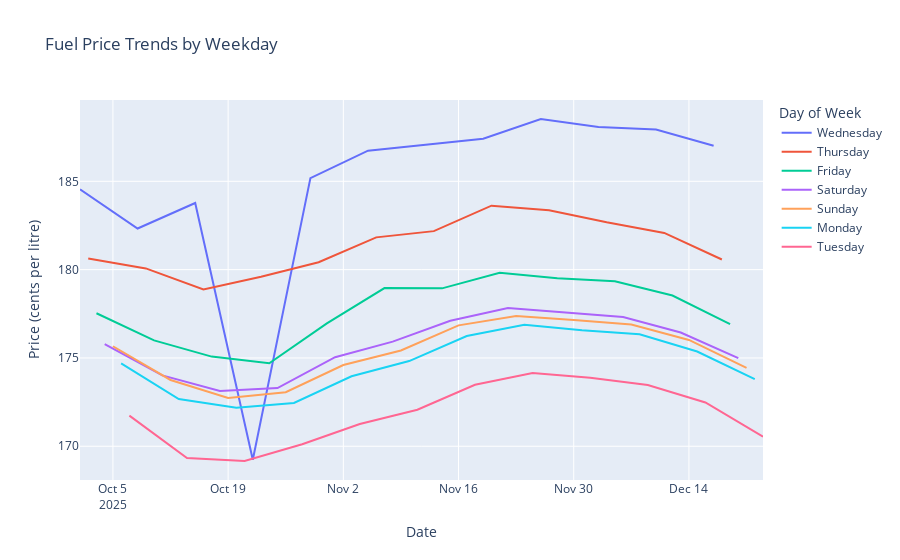

Source (notebook cell):
### Code cell
fig = px.line(
    daily_avg,
    x="publish_date",
    y="price",
    color="weekday",
    title="Fuel Price Trends by Weekday",
    labels={
        "price": "Price (cents per litre)",
        "publish_date": "Date",
        "weekday": "Day of Week"
    }
)
fig.show()

### Figure 1 — Plotly figure (JSON) as saved in the notebook; plotly's stock layout.template omitted (floating-point values rounded to 4 significant figures)
{"data": [{"hovertemplate": "Day of Week=Wednesday<br>Date=%{x}<br>Price (cents per litre)=%{y}<extra></extra>", "legendgroup": "Wednesday", "line": {"color": "#636efa", "dash": "solid"}, "marker": {"symbol": "circle"}, "mode": "lines", "name": "Wednesday", "orientation": "v", "showlegend": true, "type": "scatter", "x": ["2025-10-01", "2025-10-08", "2025-10-15", "2025-10-22", "2025-10-29", "2025-11-05", "2025-11-12", "2025-11-19", "2025-11-26", "2025-12-03", "2025-12-10", "2025-12-17"], "xaxis": "x", "y": [184.5, 182.3, 183.8, 169.2, 185.2, 186.7, 187.1, 187.4, 188.5, 188.1, 187.9, 187.0], "yaxis": "y"}, {"hovertemplate": "Day of Week=Thursday<br>Date=%{x}<br>Price (cents per litre)=%{y}<extra></extra>", "legendgroup": "Thursday", "line": {"color": "#EF553B", "dash": "solid"}, "marker": {"symbol": "circle"}, "mode": "lines", "name": "Thursday", "orientation": "v", "showlegend": true, "type": "scatter", "x": ["2025-10-02", "2025-10-09", "2025-10-16", "2025-10-23", "2025-10-30", "2025-11-06", "2025-11-13", "2025-11-20", "2025-11-27", "2025-12-04", "2025-12-11", "2025-12-18"], "xaxis": "x", "y": [180.6, 180.1, 178.9, 179.6, 180.4, 181.8, 182.2, 183.6, 183.4, 182.7, 182.1, 180.6], "yaxis": "y"}, {"hovertemplate": "Day of Week=Friday<br>Date=%{x}<br>Price (cents per litre)=%{y}<extra></extra>", "legendgroup": "Friday", "line": {"color": "#00cc96", "dash": "solid"}, "marker": {"symbol": "circle"}, "mode": "lines", "name": "Friday", "orientation": "v", "showlegend": true, "type": "scatter", "x": ["2025-10-03", "2025-10-10", "2025-10-17", "2025-10-24", "2025-10-31", "2025-11-07", "2025-11-14", "2025-11-21", "2025-11-28", "2025-12-05", "2025-12-12", "2025-12-19"], "xaxis": "x", "y": [177.5, 176.0, 175.1, 174.7, 177.0, 179.0, 178.9, 179.8, 179.5, 179.3, 178.5, 176.9], "yaxis": "y"}, {"hovertemplate": "Day of Week=Saturday<br>Date=%{x}<br>Price (cents per litre)=%{y}<extra></extra>", "legendgroup": "Saturday", "line": {"color": "#ab63fa", "dash": "solid"}, "marker": {"symbol": "circle"}, "mode": "lines", "name": "Saturday", "orientation": "v", "showlegend": true, "type": "scatter", "x": ["2025-10-04", "2025-10-11", "2025-10-18", "2025-10-25", "2025-11-01", "2025-11-08", "2025-11-15", "2025-11-22", "2025-11-29", "2025-12-06", "2025-12-13", "2025-12-20"], "xaxis": "x", "y": [175.8, 174.0, 173.1, 173.3, 175.0, 175.9, 177.1, 177.8, 177.6, 177.3, 176.4, 175.0], "yaxis": "y"}, {"hovertemplate": "Day of Week=Sunday<br>Date=%{x}<br>Price (cents per litre)=%{y}<extra></extra>", "legendgroup": "Sunday", "line": {"color": "#FFA15A", "dash": "solid"}, "marker": {"symbol": "circle"}, "mode": "lines", "name": "Sunday", "orientation": "v", "showlegend": true, "type": "scatter", "x": ["2025-10-05", "2025-10-12", "2025-10-19", "2025-10-26", "2025-11-02", "2025-11-09", "2025-11-16", "2025-11-23", "2025-11-30", "2025-12-07", "2025-12-14", "2025-12-21"], "xaxis": "x", "y": [175.7, 173.8, 172.7, 173.1, 174.6, 175.4, 176.8, 177.4, 177.1, 176.9, 176.0, 174.4], "yaxis": "y"}, {"hovertemplate": "Day of Week=Monday<br>Date=%{x}<br>Price (cents per litre)=%{y}<extra></extra>", "legendgroup": "Monday", "line": {"color": "#19d3f3", "dash": "solid"}, "marker": {"symbol": "circle"}, "mode": "lines", "name": "Monday", "orientation": "v", "showlegend": true, "type": "scatter", "x": ["2025-10-06", "2025-10-13", "2025-10-20", "2025-10-27", "2025-11-03", "2025-11-10", "2025-11-17", "2025-11-24", "2025-12-01", "2025-12-08", "2025-12-15", "2025-12-22"], "xaxis": "x", "y": [174.7, 172.7, 172.2, 172.4, 174.0, 174.8, 176.2, 176.9, 176.6, 176.3, 175.4, 173.8], "yaxis": "y"}, {"hovertemplate": "Day of Week=Tuesday<br>Date=%{x}<br>Price (cents per litre)=%{y}<extra></extra>", "legendgroup": "Tuesday", "line": {"color": "#FF6692", "dash": "solid"}, "marker": {"symbol": "circle"}, "mode": "lines", "name": "Tuesday", "orientation": "v", "showlegend": true, "type": "scatter", "x": ["2025-10-07", "2025-10-14", "2025-10-21", "2025-10-28", "2025-11-04", "2025-11-11", "2025-11-18", "2025-11-25", "2025-12-02", "2025-12-09", "2025-12-16", "2025-12-23"], "xaxis": "x", "y": [171.7, 169.3, 169.2, 170.1, 171.3, 172.1, 173.5, 174.1, 173.9, 173.5, 172.5, 170.5], "yaxis": "y"}], "layout": {"legend": {"title": {"text": "Day of Week"}, "tracegroupgap": 0}, "title": {"text": "Fuel Price Trends by Weekday"}, "xaxis": {"anchor": "y", "domain": [0, 1], "title": {"text": "Date"}}, "yaxis": {"anchor": "x", "domain": [0, 1], "title": {"text": "Price (cents per litre)"}}}}
